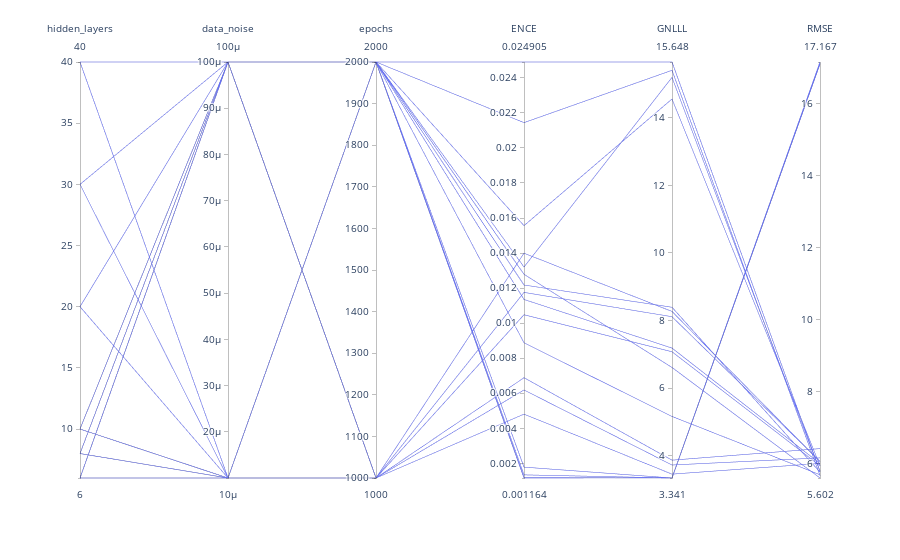

The cell this chart's notebook holds for it:
### Code cell
# Keep the interesting parameters which we are tuning and the performances
df_anchored = df_anchored[['hidden_layers', 'data_noise', 'epochs', 'ENCE','GNLLL', 'RMSE']]
fig = px.parallel_coordinates(df_anchored)

fig.show()

### Figure 1 — Plotly figure (JSON) as saved in the notebook; plotly's stock layout.template omitted (floating-point values rounded to 4 significant figures)
{"data": [{"dimensions": [{"label": "hidden_layers", "values": [6, 6, 8, 8, 10, 10, 6, 6, 8, 8, 10, 10, 20, 20, 30, 30, 40, 40]}, {"label": "data_noise", "values": [0.0001, 1e-05, 0.0001, 1e-05, 0.0001, 1e-05, 0.0001, 1e-05, 0.0001, 1e-05, 0.0001, 1e-05, 0.0001, 1e-05, 0.0001, 1e-05, 0.0001, 1e-05]}, {"label": "epochs", "values": [1000, 1000, 1000, 1000, 1000, 1000, 2000, 2000, 2000, 2000, 2000, 2000, 2000, 2000, 2000, 2000, 2000, 2000]}, {"label": "ENCE", "values": [0.004809, 0.01048, 0.006889, 0.01399, 0.006188, 0.01176, 0.00888, 0.0132, 0.01135, 0.01557, 0.01279, 0.02144, 0.01218, 0.02491, 0.001342, 0.001784, 0.001188, 0.001164]}, {"label": "GNLLL", "values": [3.456, 7.075, 3.869, 8.268, 3.726, 8.113, 5.163, 15.19, 7.185, 14.55, 6.611, 15.4, 8.392, 15.65, 3.343, 3.341, 3.342, 3.346]}, {"label": "RMSE", "values": [6.008, 5.944, 6.418, 6.055, 6.162, 6.066, 5.693, 5.782, 6.005, 5.947, 5.602, 5.669, 5.765, 5.793, 17.11, 17.11, 17.13, 17.17]}], "domain": {"x": [0, 1], "y": [0, 1]}, "name": "", "type": "parcoords"}], "layout": {"legend": {"tracegroupgap": 0}, "margin": {"t": 60}}}
